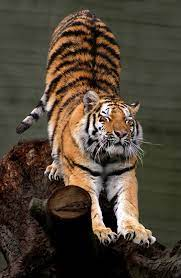
#> input picture 2022 AI/220524/pythonProject/data/tiger_0.png, 181 x 278 px, found by its file name; its folder holds only this picture in this run
$ python 00.py
#> lines starting #> are read from the running program, lines starting #| are printed output that depends on the picture
import random
import numpy as np
import os
import cv2
import glob
from PIL import Image
import PIL.ImageOps
# PIL -> pip install Pillow
# cv2 -> pip install opencv-python

# 새로만들 이미지 갯수를 정합니다.
num_augmented_images = 50

# 원본 사진 폴더 경로
file_path = "./data"

# 위의 폴더 내부에 있는 이미지 이름의 배열이 저장 되는 형태
file_name = os.listdir(file_path)
print(file_name)

# file_name 길이를 가져오겠습니다.
total_origin_image_num = len(file_name)
print("total image number >> ", total_origin_image_num)
# total image number >>  3

augment_cnt = 1

for i in range(1, num_augmented_images):
    # image = [image01 , image02 , image03]
    change_picture_index = random.randint(0, total_origin_image_num-1)
    # print(change_picture_index)
    file_names = file_name[change_picture_index]
    # print(file_names)

    os.makedirs("./custom_data", exist_ok=True)
    origin_image_path = "./data/" + file_names
    # print(origin_image_path)

    image = Image.open(origin_image_path)
#> image is the input picture: PIL image 181x278 RGB; mean R, G, B 78.3, 67.1, 53.8

    # 랜덤 값이 1~4 사이으 값이 나오도록 1 2 3
    random_augment = random.randrange(1, 4)
    print(random_augment)

    if (random_augment == 1):
        # 이미지 좌우 반전
        inverted_image = image.transpose(Image.FLIP_LEFT_RIGHT)
        inverted_image.save("./custom_data/" + "inverted_" +
                            str(augment_cnt) + ".png")
        pass
    elif (random_augment == 2):
        rotated_image = image.rotate(random.randrange(-20, 20))
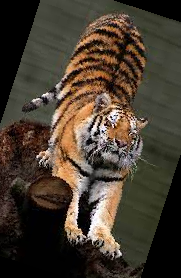
#> rotated_image: PIL image 181x278 RGB; mean R, G, B 71.1, 60.6, 48.3
        rotated_image.save("./custom_data/" + "rotated_" +
                           str(augment_cnt) + ".png")
        # 이미지 기울기
    elif (random_augment == 3):
        pass
        resize_image = image.resize(size=(224, 224))
        resize_image.save("./custom_data/" + "resize_" +
                          str(augment_cnt) + ".png")
        # 이미지 리사이즈

    augment_cnt += 1
